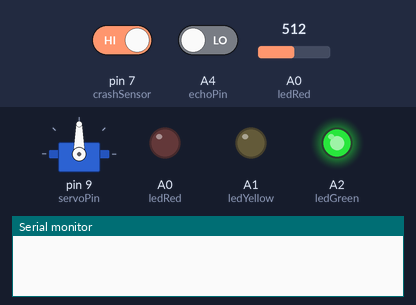
Bench run of a sketch on a simulated Arduino Uno, built with avr-gcc and run on an emulated ATmega328P. Parts: servo, output pins drawn as LEDs (lit = HIGH), the last lines printed to the serial monitor. The inputs (shaded band) are chosen by the test bench; at power-on: pin 7 (crashSensor) HIGH, A0 (ledRed) = 512, A4 (echoPin) LOW.

Above: at 3.3 s.
3.4 s: pin 7 (crashSensor) driven LOW
At 9.5 s:
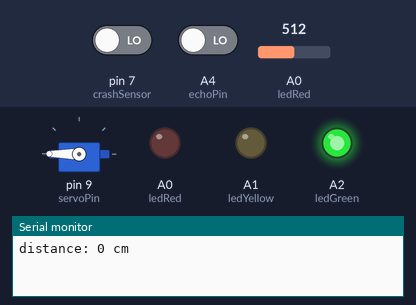
10.0 s: pin 7 (crashSensor) driven HIGH
At 16.3 s:
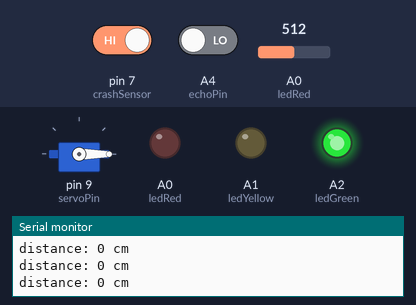
Timing chart, 0 to 17.8 s (numbered marks = the images above; inputs shaded):
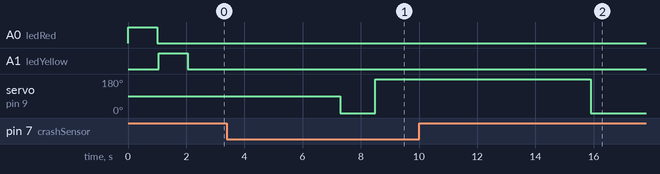

The sketch:

SmartDevice.ino
```cpp
#define ledGreen A2
#define ledYellow A1
#define ledRed A0
#define crashSensor 7
#define servoPin 9
#define trigPin 2
#define echoPin A4
#define buzzerPin 8


// SD Card Module
#include <SPI.h>
#include <SD.h>

#include <Servo.h>

// Real Time Clock (RTC)
#include "RTClib.h"
RTC_Millis rtc;     // Software Real Time Clock (RTC)
DateTime rightNow;  // used to store the current time.

// SD Card - Confirm Pin
#define SDpin 10

Servo myservo;

void setup() {
  // put your setup code here, to run once:
  Serial.begin(9600);  // Open serial communications and wait for port to open:
  while (!Serial) {
    delay(1);  // wait for serial port to connect. Needed for native USB port only

     Serial.begin (9600);         // initialize serial port
  pinMode(trigPin, OUTPUT);   // set arduino pin to output mode
  pinMode(echoPin, INPUT);    // set arduino pin to input mode
  pinMode(buzzerPin, OUTPUT); // set arduino pin to output mode
  }

  // SD Card initialisation
 /* Serial.print("Initializing SD card...");
  if (!SD.begin(SDpin)) {
    Serial.println("initialization failed!");
    while (1)
      ;
  }
  // Real Time Clock (RTC)
  rtc.begin(DateTime(F(__DATE__), F(__TIME__)));
  Serial.println("initialization done.");
  logEvent("System Initialisation...");
*/

  pinMode(ledRed, OUTPUT);
  pinMode(ledYellow, OUTPUT);
  pinMode(ledGreen, OUTPUT);

  lightSystem();

  myservo.attach(servoPin);
}

void loop() {
  // put your main code here, to run repeatedly:
  delay(200);

int ldrValue = analogRead(0);
  if (ldrValue < 512) {
   digitalWrite(8, HIGH);
  } else {
  digitalWrite(8, LOW);
}

  garageDoor();
  breakAlarm();
}

/*
 * A traffic light shows how much charge is left in the car.
 * @params: none
 * @returns: void
 */
void lightSystem() {
  digitalWrite(ledRed, HIGH);
  delay(1000);
  digitalWrite(ledRed, LOW);
  delay(50);
  digitalWrite(ledYellow, HIGH);
  delay(1000);
  digitalWrite(ledYellow, LOW);
  delay(50);
  digitalWrite(ledGreen, HIGH);
}

/*
 * A DC 3v Yl-99 crash switch will trigger the SG90 Micro servo to close the garage door.
 * @params
 * @returns
 */
void garageDoor() {
  int servoPos = 100;
  if (digitalRead(crashSensor) == 0) {
    // if button pressed open garage door
    myservo.write(180);
    } else {
    // if button is not pressed for 5 seconds close garage door
    delay(5000);
    myservo.write(0);
  }
}

/*
 * A Micro SD card stores how much charge was used on the last trip.
 * @params
 * @returns
 */
void checkCharge() {
//    logEvent("Check lightSystem status");
}

/*
 * A TCRT5000 line sensor will trigger when there isnt enough light turning on the headlights of the car.
 * @params
 * @returns
 */
void lightSensor() {

}

/*
 * A RV24AF-10-40R1-B10K potentiometer controls the speed of the 4.5-9V 130 size hobby DC motor.
 * @params
 * @returns
 */
void speedControl() {

}

/*
 * A HYDZ Piezo buzzer will trigger when the car is 30 cm away from a wall.
 * @params
 * @returns
 */
void breakAlarm() {
  // generate 10-microsecond pulse to TRIG pin
  digitalWrite(trigPin, HIGH);
  delayMicroseconds(10);
  digitalWrite(trigPin, LOW);

  // measure duration of pulse from ECHO pin
int  durationUs = pulseIn(echoPin, HIGH);
  // calculate the distance
int  distanceCm = 0.017 * durationUs;
  // 100 = 1 meter from back wall of garage
  if(distanceCm <= 100)
    digitalWrite(buzzerPin, HIGH); // turn on Piezo Buzzer
  else
    digitalWrite(buzzerPin, LOW);  // turn off Piezo Buzzer

  // print the value to Serial Monitor
  Serial.print("distance: ");
  Serial.print(distanceCm);
  Serial.println(" cm");
}

/*
 * A Neo 6m GPS will trigger the SG90 Micro Servo to open the garage door
 * @params
 * @returns
 */
void garageTrigger() {

}
```

commonCode.ino
```cpp
/*void logEvent(String dataToLog) {
  /*
     Log entries to a file on an SD card.
  */
  /*
  // Get the updated/current time
  DateTime rightNow = rtc.now();

  // Open the log file
  File logFile = SD.open("events.csv", FILE_WRITE);
  if (!logFile) {
    Serial.print("Couldn't create log file");
    abort();
  }
/*
  // Log the event with the date, time and data
  logFile.print(rightNow.year(), DEC);
  logFile.print(",");
  logFile.print(rightNow.month(), DEC);
  logFile.print(",");
  logFile.print(rightNow.day(), DEC);
  logFile.print(",");
  logFile.print(rightNow.hour(), DEC);
  logFile.print(",");
  logFile.print(rightNow.minute(), DEC);
  logFile.print(",");
  logFile.print(rightNow.second(), DEC);
  logFile.print(",");
  logFile.print(dataToLog);

  // End the line with a return character.
  logFile.println();
  logFile.close();
  Serial.print("Event Logged: ");
  Serial.print(rightNow.year(), DEC);
  Serial.print(",");
  Serial.print(rightNow.month(), DEC);
  Serial.print(",");
  Serial.print(rightNow.day(), DEC);
  Serial.print(",");
  Serial.print(rightNow.hour(), DEC);
  Serial.print(",");
  Serial.print(rightNow.minute(), DEC);
  Serial.print(",");
  Serial.print(rightNow.second(), DEC);
  Serial.print(",");
  Serial.println(dataToLog);
}
*/
```

Measured:
- after the input at 10.0 s, servo on pin 9 (servoPin): 180° → 0° after 5.9 s
